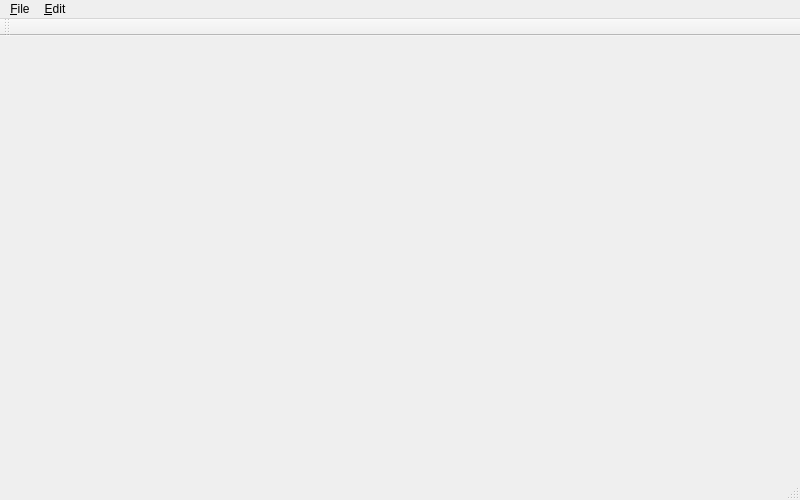
<?xml version="1.0" encoding="UTF-8"?>
<ui version="4.0">
 <class>UnTech::GuiQt::MetaSprite::MetaSprite::MainWindow</class>
 <widget class="QMainWindow" name="UnTech::GuiQt::MetaSprite::MetaSprite::MainWindow">
  <property name="geometry">
   <rect>
    <x>0</x>
    <y>0</y>
    <width>800</width>
    <height>500</height>
   </rect>
  </property>
  <property name="windowTitle">
   <string>UnTech</string>
  </property>
  <widget class="QWidget" name="centralWidget">
   <layout class="QVBoxLayout" name="verticalLayout_2"/>
  </widget>
  <widget class="QMenuBar" name="menuBar">
   <property name="geometry">
    <rect>
     <x>0</x>
     <y>0</y>
     <width>800</width>
     <height>20</height>
    </rect>
   </property>
   <widget class="QMenu" name="menuFile">
    <property name="title">
     <string>&amp;File</string>
    </property>
    <addaction name="actionNew"/>
    <addaction name="actionOpen"/>
    <addaction name="separator"/>
    <addaction name="actionSave"/>
    <addaction name="actionSaveAs"/>
    <addaction name="separator"/>
    <addaction name="actionQuit"/>
   </widget>
   <widget class="QMenu" name="menuEdit">
    <property name="title">
     <string>&amp;Edit</string>
    </property>
   </widget>
   <addaction name="menuFile"/>
   <addaction name="menuEdit"/>
  </widget>
  <widget class="QToolBar" name="mainToolBar">
   <attribute name="toolBarArea">
    <enum>TopToolBarArea</enum>
   </attribute>
   <attribute name="toolBarBreak">
    <bool>false</bool>
   </attribute>
  </widget>
  <widget class="QStatusBar" name="statusBar"/>
  <action name="actionNew">
   <property name="text">
    <string>&amp;New</string>
   </property>
   <property name="shortcut">
    <string>Ctrl+N</string>
   </property>
  </action>
  <action name="actionOpen">
   <property name="text">
    <string>&amp;Open...</string>
   </property>
   <property name="shortcut">
    <string>Ctrl+O</string>
   </property>
  </action>
  <action name="actionSave">
   <property name="text">
    <string>&amp;Save</string>
   </property>
   <property name="shortcut">
    <string>Ctrl+S</string>
   </property>
  </action>
  <action name="actionSaveAs">
   <property name="text">
    <string>&amp;Save As...</string>
   </property>
   <property name="shortcut">
    <string>Ctrl+Shift+S</string>
   </property>
  </action>
  <action name="actionQuit">
   <property name="text">
    <string>&amp;Quit</string>
   </property>
  </action>
 </widget>
 <layoutdefault spacing="6" margin="11"/>
 <resources/>
 <connections/>
</ui>
